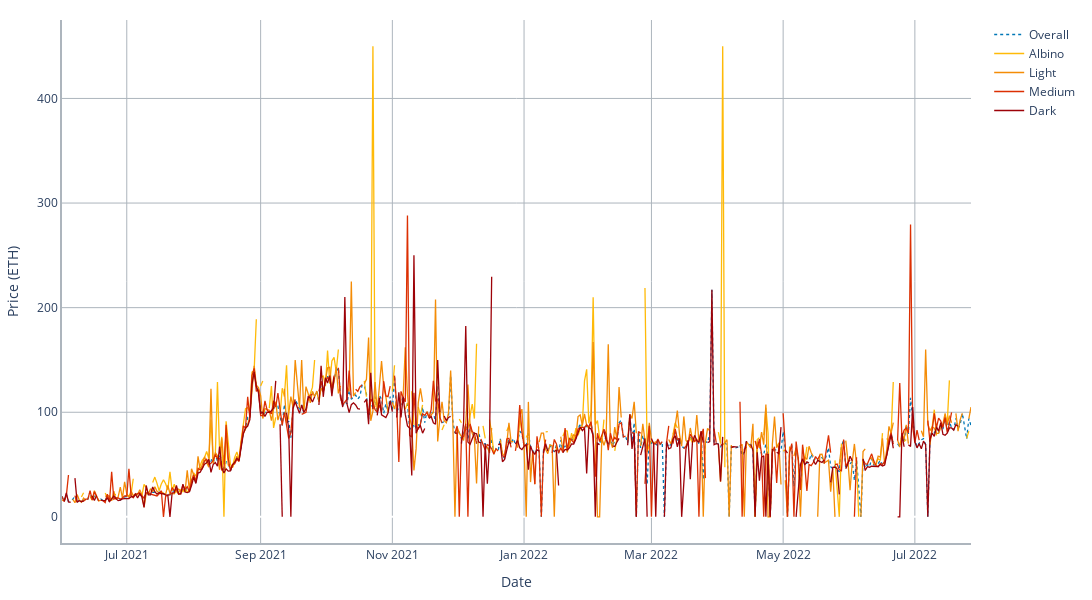

Source (notebook cell):
### Code cell
skin_tone_prices = tx_db.groupby(['date', 'skin_tone']).agg({"eth_price": ["median"]}).unstack(1)
skin_tone_prices.columns = ['Albino', 'Dark', 'Light', 'Medium', 'Non-human']
skin_tone_prices = skin_tone_prices.reset_index()
skin_tone_prices = skin_tone_prices[skin_tone_prices['date'] > '2021-05-31']

overall_prices = tx_db[tx_db['skin_tone'] != 'Non-human'].groupby(['date']).agg({"eth_price": ["median"]})
overall_prices.columns = ['Overall']
overall_prices = overall_prices.reset_index()
overall_prices = overall_prices[overall_prices['date'] > '2021-05-31']

skin_tone_prices = skin_tone_prices.merge(overall_prices, on='date', how='left')

# skin_tone_prices.fillna(method='backfill', inplace=True)

# Create traces
fig = go.Figure()
fig.add_trace(go.Scatter(x=skin_tone_prices['date'], y=skin_tone_prices['Overall'], name="Overall", line=dict(width=1.3, color='#0077b6', dash='dot')))
fig.add_trace(go.Scatter(x=skin_tone_prices['date'], y=skin_tone_prices['Albino'], name="Albino", line=dict(width=1.3, color='#ffba08')))
fig.add_trace(go.Scatter(x=skin_tone_prices['date'], y=skin_tone_prices['Light'], name="Light", line=dict(width=1.3, color='#f48c06')))
fig.add_trace(go.Scatter(x=skin_tone_prices['date'], y=skin_tone_prices['Medium'], name="Medium", line=dict(width=1.3, color='#dc2f02')))
fig.add_trace(go.Scatter(x=skin_tone_prices['date'], y=skin_tone_prices['Dark'], name="Dark", line=dict(width=1.3, color='#9d0208')))

fig.update_yaxes(title_text="Price (ETH)")
fig.update_xaxes(title_text="Date")
fig.update_layout(
    # title="Median Price by Skin Tone vs Time (after 2021)",
    autosize=False,
    width=1500,
    height=600,
    plot_bgcolor='rgba(0,0,0,0)',
    margin=dict(l=20, r=20, t=20, b=20),
    # legend={'itemsizing': 'constant'},
    )

fig.update_xaxes(showline=True, linewidth=2, linecolor='#adb5bd', gridcolor='#adb5bd')
fig.update_yaxes(showline=True, linewidth=2, linecolor='#adb5bd', gridcolor='#adb5bd')

fig.write_image(f"{IMG_PATH}/analysis/fig3.png")
fig.show()

### Figure 1 — Plotly figure (JSON) as saved in the notebook; plotly's stock layout.template omitted (floating-point values rounded to 4 significant figures; data arrays with more than 128 entries replaced by an {"elided": "..."} marker saying what was removed)
{"data": [{"line": {"color": "#0077b6", "dash": "dot", "width": 1.3}, "name": "Overall", "type": "scatter", "x": {"elided": "419 str values"}, "y": {"elided": "419 float values"}}, {"line": {"color": "#ffba08", "width": 1.3}, "name": "Albino", "type": "scatter", "x": {"elided": "419 str values"}, "y": {"elided": "419 float values"}}, {"line": {"color": "#f48c06", "width": 1.3}, "name": "Light", "type": "scatter", "x": {"elided": "419 str values"}, "y": {"elided": "419 float values"}}, {"line": {"color": "#dc2f02", "width": 1.3}, "name": "Medium", "type": "scatter", "x": {"elided": "419 str values"}, "y": {"elided": "419 float values"}}, {"line": {"color": "#9d0208", "width": 1.3}, "name": "Dark", "type": "scatter", "x": {"elided": "419 str values"}, "y": {"elided": "419 float values"}}], "layout": {"autosize": false, "height": 600, "margin": {"b": 20, "l": 20, "r": 20, "t": 20}, "plot_bgcolor": "rgba(0,0,0,0)", "width": 1500, "xaxis": {"gridcolor": "#adb5bd", "linecolor": "#adb5bd", "linewidth": 2, "showline": true, "title": {"text": "Date"}}, "yaxis": {"gridcolor": "#adb5bd", "linecolor": "#adb5bd", "linewidth": 2, "showline": true, "title": {"text": "Price (ETH)"}}}}
